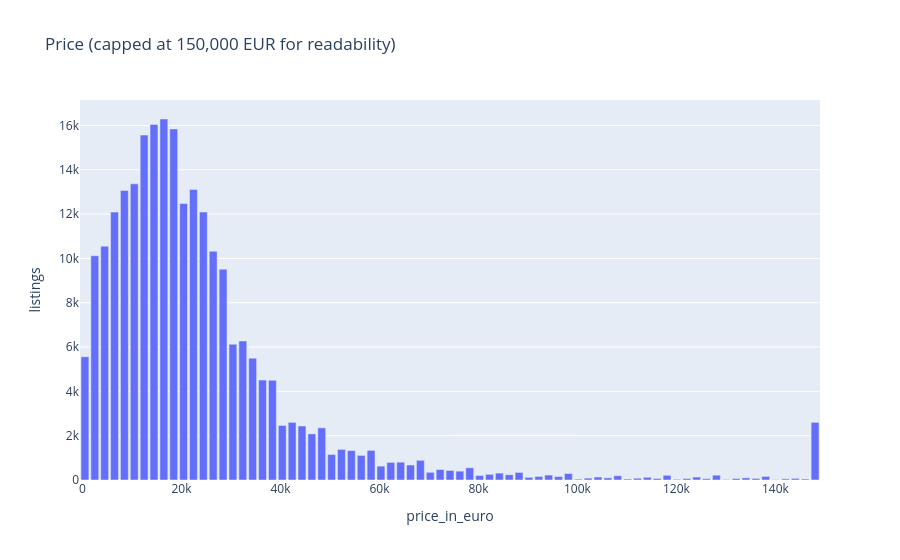
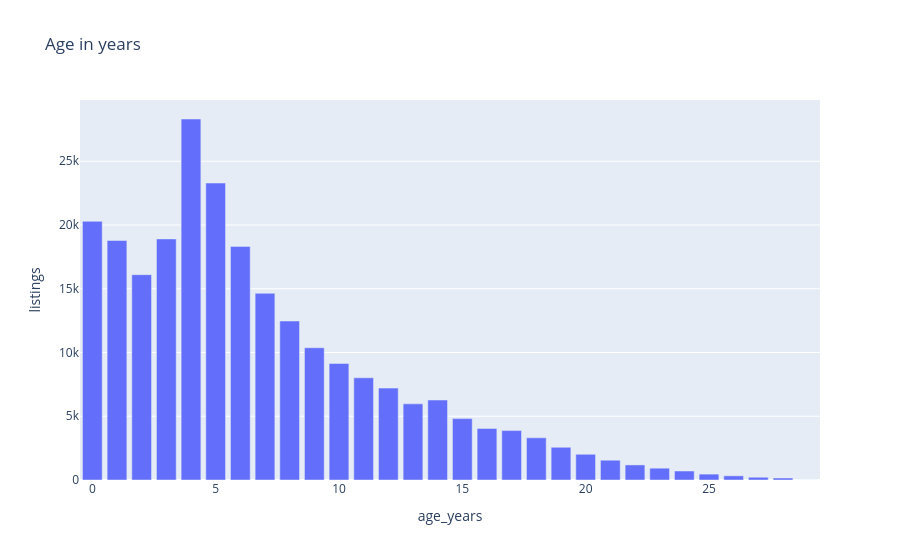
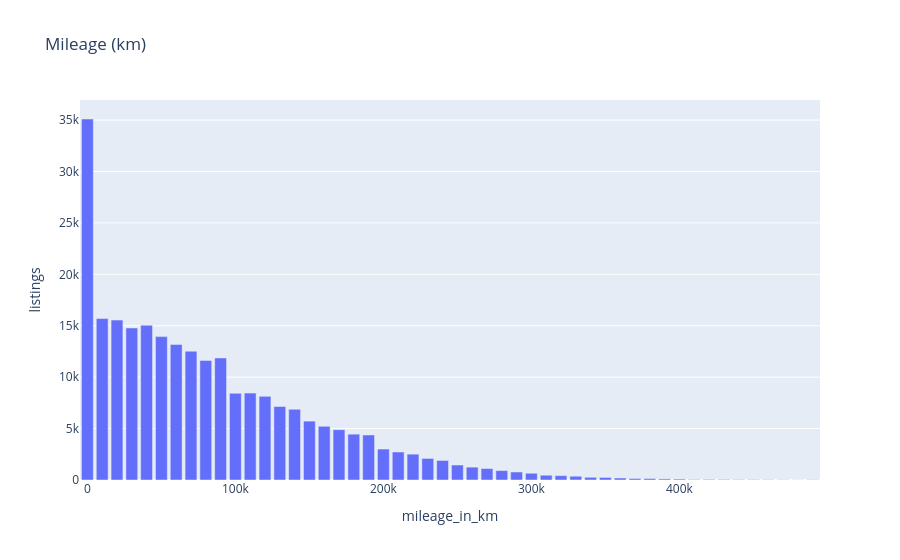

Write notebook code for charts like these, in order.
### Markdown cell above
Among cars registered in 2010-2016 electric cars are almost absent (0.5% or less); the share rises to 4.8% for 2020 and 8.5% for 2021, then falls to 7.3% (2022) and 5.7% (2023). This is why the electric
cars in our file are **young**, and also why the oldest ones are a different kind of car (early, short-range models).

## 2.4 Price, age and mileage

### Code cell
def binned_hist(series, bins, title, xlabel, log_y=False):
    # bin first: lighter than sending 244k rows to the browser
    counts, edges = np.histogram(series.dropna(), bins=bins)
    table = pd.DataFrame({xlabel: edges[:-1], "listings": counts})
    return px.bar(table, x=xlabel, y="listings", log_y=log_y, title=title)

binned_hist(df["price_in_euro"].clip(upper=150_000), 75, "Price (capped at 150,000 EUR for readability)", "price_in_euro").show()
binned_hist(df["age_years"], np.arange(0, 31, 1), "Age in years", "age_years").show()
binned_hist(df["mileage_in_km"], 50, "Mileage (km)", "mileage_in_km").show()

### Figure 1 — Plotly figure (JSON) as saved in the notebook; plotly's stock layout.template omitted (floating-point values rounded to 4 significant figures)
{"data": [{"hovertemplate": "price_in_euro=%{x}<br>listings=%{y}<extra></extra>", "legendgroup": "", "marker": {"color": "#636efa", "pattern": {"shape": ""}}, "name": "", "orientation": "v", "showlegend": false, "textposition": "auto", "type": "bar", "x": [500.0, 2493.0, 4487.0, 6480.0, 8473.0, 10470.0, 12460.0, 14450.0, 16450.0, 18440.0, 20430.0, 22430.0, 24420.0, 26410.0, 28410.0, 30400.0, 32390.0, 34390.0, 36380.0, 38370.0, 40370.0, 42360.0, 44350.0, 46350.0, 48340.0, 50330.0, 52330.0, 54320.0, 56310.0, 58310.0, 60300.0, 62290.0, 64290.0, 66280.0, 68270.0, 70270.0, 72260.0, 74250.0, 76250.0, 78240.0, 80230.0, 82230.0, 84220.0, 86210.0, 88210.0, 90200.0, 92190.0, 94190.0, 96180.0, 98170.0, 100200.0, 102200.0, 104200.0, 106100.0, 108100.0, 110100.0, 112100.0, 114100.0, 116100.0, 118100.0, 120100.0, 122100.0, 124100.0, 126100.0, 128100.0, 130100.0, 132100.0, 134100.0, 136000.0, 138000.0, 140000.0, 142000.0, 144000.0, 146000.0, 148000.0], "xaxis": "x", "y": [5561, 10120, 10552, 12089, 13063, 13365, 15565, 16045, 16291, 15844, 12477, 13112, 12092, 10325, 9514, 6129, 6272, 5498, 4509, 4502, 2460, 2601, 2437, 2081, 2354, 1153, 1381, 1327, 1110, 1337, 626, 796, 804, 676, 889, 346, 474, 431, 400, 553, 201, 256, 311, 237, 342, 121, 160, 223, 155, 292, 40, 85, 134, 96, 193, 45, 81, 123, 71, 212, 31, 67, 133, 59, 217, 23, 69, 97, 70, 162, 17, 51, 73, 46, 2601], "yaxis": "y"}], "layout": {"barmode": "relative", "legend": {"tracegroupgap": 0}, "title": {"text": "Price (capped at 150,000 EUR for readability)"}, "xaxis": {"anchor": "y", "domain": [0.0, 1.0], "title": {"text": "price_in_euro"}}, "yaxis": {"anchor": "x", "domain": [0.0, 1.0], "title": {"text": "listings"}}}}

### Figure 2 — Plotly figure (JSON) as saved in the notebook; plotly's stock layout.template omitted (floating-point values rounded to 4 significant figures)
{"data": [{"hovertemplate": "age_years=%{x}<br>listings=%{y}<extra></extra>", "legendgroup": "", "marker": {"color": "#636efa", "pattern": {"shape": ""}}, "name": "", "orientation": "v", "showlegend": false, "textposition": "auto", "type": "bar", "x": [0, 1, 2, 3, 4, 5, 6, 7, 8, 9, 10, 11, 12, 13, 14, 15, 16, 17, 18, 19, 20, 21, 22, 23, 24, 25, 26, 27, 28, 29], "xaxis": "x", "y": [20289, 18785, 16104, 18909, 28314, 23290, 18323, 14643, 12469, 10370, 9141, 8015, 7207, 5971, 6272, 4814, 4042, 3875, 3308, 2568, 2017, 1552, 1182, 927, 706, 461, 328, 216, 157, 0], "yaxis": "y"}], "layout": {"barmode": "relative", "legend": {"tracegroupgap": 0}, "title": {"text": "Age in years"}, "xaxis": {"anchor": "y", "domain": [0.0, 1.0], "title": {"text": "age_years"}}, "yaxis": {"anchor": "x", "domain": [0.0, 1.0], "title": {"text": "listings"}}}}

### Figure 3 — Plotly figure (JSON) as saved in the notebook; plotly's stock layout.template omitted (floating-point values rounded to 4 significant figures)
{"data": [{"hovertemplate": "mileage_in_km=%{x}<br>listings=%{y}<extra></extra>", "legendgroup": "", "marker": {"color": "#636efa", "pattern": {"shape": ""}}, "name": "", "orientation": "v", "showlegend": false, "textposition": "auto", "type": "bar", "x": [0.0, 10000.0, 20000.0, 30000.0, 40000.0, 50000.0, 60000.0, 70000.0, 80000.0, 90000.0, 100000.0, 110000.0, 120000.0, 130000.0, 140000.0, 150000.0, 160000.0, 170000.0, 180000.0, 190000.0, 200000.0, 210000.0, 220000.0, 230000.0, 240000.0, 250000.0, 260000.0, 270000.0, 280000.0, 290000.0, 300000.0, 310000.0, 320000.0, 330000.0, 340000.0, 350000.0, 360000.0, 370000.0, 380000.0, 390000.0, 400000.0, 410000.0, 420000.0, 430000.0, 440000.0, 450000.0, 460000.0, 470000.0, 480000.0, 490000.0], "xaxis": "x", "y": [35107, 15703, 15553, 14783, 15047, 13944, 13185, 12526, 11627, 11868, 8433, 8451, 8140, 7147, 6881, 5725, 5223, 4891, 4458, 4377, 3009, 2726, 2512, 2098, 1900, 1457, 1251, 1113, 917, 778, 658, 466, 424, 369, 264, 248, 193, 146, 144, 107, 90, 46, 55, 54, 38, 37, 30, 21, 10, 25], "yaxis": "y"}], "layout": {"barmode": "relative", "legend": {"tracegroupgap": 0}, "title": {"text": "Mileage (km)"}, "xaxis": {"anchor": "y", "domain": [0.0, 1.0], "title": {"text": "mileage_in_km"}}, "yaxis": {"anchor": "x", "domain": [0.0, 1.0], "title": {"text": "listings"}}}}
